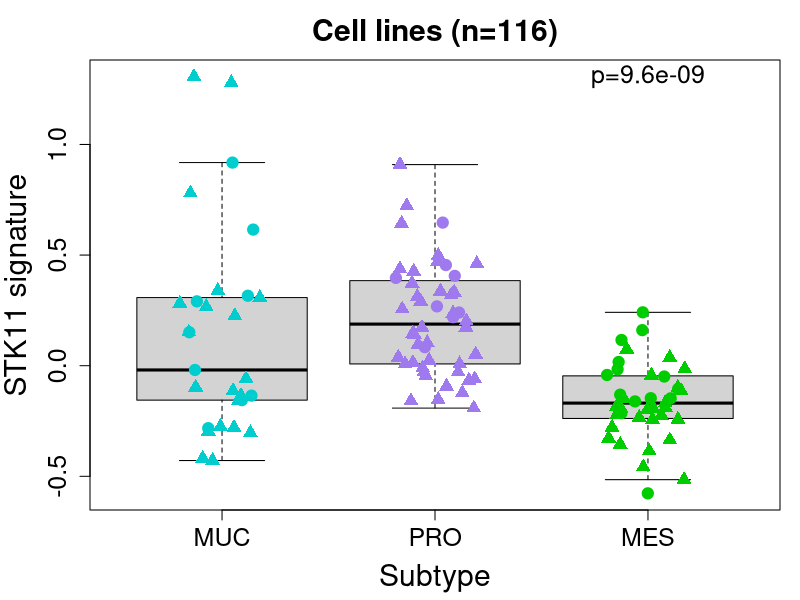
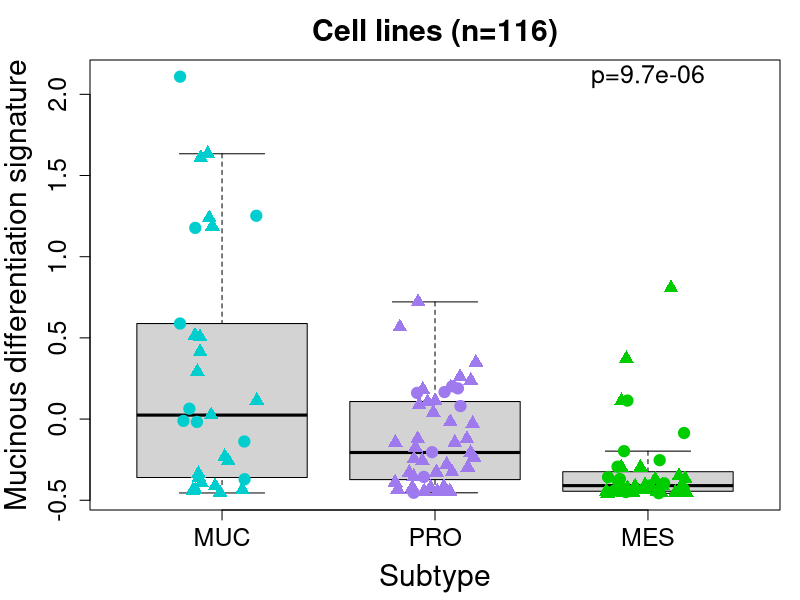

Write R code to recreate these figures, in order.
study <- "Cell lines"
data <- read.table("../data/CellLines_KRASall_subtypes.tsv", sep="\t", header=TRUE, check.names=FALSE)
data <- data[!data$Subtype %in% "unclassified", ]
data$Subtype <- factor(data$Subtype, levels=c("MUC", "PRO", "MES"))
nbTumors <- nrow(data)

colors <- rep("cyan3", nbTumors)
colors[data$Subtype %in% "PRO"] <- "mediumpurple2"
colors[data$Subtype %in% "MES"] <- "green3"
pchs <- rep(19, nbTumors)
pchs[!data$KrasMutStatus] <- 17

pdf("../figures/Fig3_CellLines_STK11signatureBySubtype.pdf", width=5.5, height=6.5)
par(mar=c(4.5, 4.5, 3, 1))
boxplot(data$STK11_deficiency_signature ~ data$Subtype, outline=FALSE,
				ylab="STK11 signature", xlab="Subtype", main=paste0(study," (n=",nbTumors,")"),
				cex.lab=1.8, cex.axis=1.5, cex.main=1.8, ylim=range(data$STK11_deficiency_signature))
points(jitter(as.numeric(data$Subtype)), data$STK11_deficiency_signature,
					col=colors, pch=pchs, cex=1.5)
pval <- signif(kruskal.test(data$STK11_deficiency_signature ~ data$Subtype)$p.value, 2)
text(x=3, y=max(data$STK11_deficiency_signature), labels=paste0("p=",pval), cex=1.5)
dev.off()

t.test(data$STK11_deficiency_signature[data$Subtype %in% "PRO"],
			data$STK11_deficiency_signature[data$Subtype %in% c("MUC","MES")],
			alternative = "greater")$p.value

pdf("../figures/Fig3_CellLines_MucinoussignatureBySubtype.pdf", width=5.5, height=6.5)
par(mar=c(4.5, 4.5, 3, 1))
boxplot(data$Mucinous_differentiation_signature ~ data$Subtype, outline=FALSE,
				ylab="Mucinous differentiation signature", xlab="Subtype", main=paste0(study," (n=",nbTumors,")"),
				cex.lab=1.8, cex.axis=1.5, cex.main=1.8, ylim=range(data$Mucinous_differentiation_signature))
points(jitter(as.numeric(data$Subtype)), data$Mucinous_differentiation_signature,
					col=colors, pch=pchs, cex=1.5)
pval <- signif(kruskal.test(data$Mucinous_differentiation_signature ~ data$Subtype)$p.value, 2)
text(x=3, y=max(data$Mucinous_differentiation_signature), labels=paste0("p=",pval), cex=1.5)
dev.off()

t.test(data$Mucinous_differentiation_signature[data$Subtype %in% "MUC"],
			data$Mucinous_differentiation_signature[data$Subtype %in% c("PRO","MES")],
			alternative = "greater")$p.value
